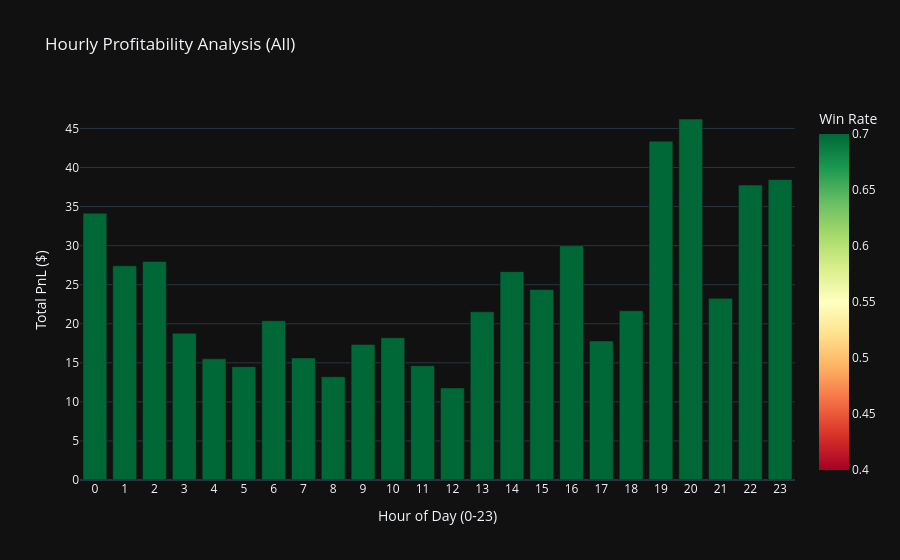

Notebook code cell kept with this figure:
### Code cell
# Cell 9: Post-Mortem Session Analysis


# --- INTERACTIVE FILTER ---
# Options: 'All', 'Weekday', 'Weekend'
filter_mode = 'All' 
# --------------------------

# 1. Data Alignment (Using results_df from Cell 4/5)
analysis_df = results_df.copy()
analysis_df['hour'] = analysis_df.index.hour
analysis_df['dayofweek'] = analysis_df.index.dayofweek
analysis_df['is_weekend'] = analysis_df['dayofweek'].isin([5, 6])

# Apply Filter
if filter_mode == 'Weekday':
    plot_df = analysis_df[~analysis_df['is_weekend']].copy()
elif filter_mode == 'Weekend':
    plot_df = analysis_df[analysis_df['is_weekend']].copy()
else:
    plot_df = analysis_df.copy()

# Fix: PnL calculation using lowercase 'target'
win_payout, loss_payout = 0.43, -0.57
plot_df['PnL'] = np.where(plot_df['Signal'] == 1, 
                          np.where(plot_df['target'] == 1, win_payout, loss_payout),
                          np.where(plot_df['Signal'] == -1,
                                   np.where(plot_df['target'] == 0, win_payout, loss_payout), 0))

# 2. Hourly Performance Table
hourly_stats = plot_df[plot_df['Signal'] != 0].groupby('hour').agg(
    Total_Trades=('Signal', 'count'),
    Win_Rate=('PnL', lambda x: (x > 0).mean() if len(x) > 0 else 0),
    Total_PnL=('PnL', 'sum'),
    Avg_EV=('PnL', 'mean')
).reset_index()

#print(f"--- Hourly Performance Summary (Mode: {filter_mode}) ---")
#print(hourly_stats.to_string(index=False))

# 3. Session Visualization
fig = px.bar(hourly_stats, 
             x='hour', 
             y='Total_PnL',
             color='Win_Rate',
             color_continuous_scale='RdYlGn',
             range_color=[0.4, 0.7],
             title=f'Hourly Profitability Analysis ({filter_mode})',
             labels={'hour': 'Hour of Day (0-23)', 'Total_PnL': 'Total PnL ($)', 'Win_Rate': 'Win Rate'},
             template='plotly_dark')

fig.update_layout(xaxis=dict(tickmode='linear', tick0=0, dtick=1))
fig.show()

# 4. Insight Text
golden_hours = hourly_stats[hourly_stats['Win_Rate'] > 0.60]['hour'].tolist()
danger_zones = hourly_stats[hourly_stats['Win_Rate'] < 0.55]['hour'].tolist()

print("\n--- Strategy Insights ---")
if golden_hours:
    print(f"🌟 GOLDEN HOURS ({filter_mode}): {golden_hours} (Win Rate > 60%).")
else:
    print(f"🌟 GOLDEN HOURS ({filter_mode}): None identified at >60% threshold.")

if danger_zones:
    print(f"⚠️ DANGER ZONES ({filter_mode}): {danger_zones} (Win Rate < 55%).")

### Figure 1 — Plotly figure (JSON) as saved in the notebook; plotly's stock layout.template omitted (floating-point values rounded to 4 significant figures)
{"data": [{"hovertemplate": "Hour of Day (0-23)=%{x}<br>Total PnL ($)=%{y}<br>Win Rate=%{marker.color}<extra></extra>", "legendgroup": "", "marker": {"color": [0.8952, 0.8617, 0.8953, 0.9245, 0.8421, 0.8246, 0.8788, 0.9512, 0.8511, 0.9038, 0.9574, 0.9268, 0.8261, 0.8732, 0.9565, 0.9394, 0.8925, 0.8667, 0.9194, 0.8553, 0.8844, 0.88, 0.8561, 0.8682], "coloraxis": "coloraxis", "pattern": {"shape": ""}}, "name": "", "orientation": "v", "showlegend": false, "textposition": "auto", "type": "bar", "x": [0, 1, 2, 3, 4, 5, 6, 7, 8, 9, 10, 11, 12, 13, 14, 15, 16, 17, 18, 19, 20, 21, 22, 23], "xaxis": "x", "y": [34.15, 27.42, 27.98, 18.79, 15.51, 14.51, 20.38, 15.63, 13.21, 17.36, 18.21, 14.63, 11.78, 21.53, 26.67, 24.38, 29.99, 17.8, 21.66, 43.36, 46.21, 23.25, 37.76, 38.47], "yaxis": "y"}], "layout": {"barmode": "relative", "coloraxis": {"cmax": 0.7, "cmin": 0.4, "colorbar": {"title": {"text": "Win Rate"}}, "colorscale": [[0, "rgb(165,0,38)"], [0.1, "rgb(215,48,39)"], [0.2, "rgb(244,109,67)"], [0.3, "rgb(253,174,97)"], [0.4, "rgb(254,224,139)"], [0.5, "rgb(255,255,191)"], [0.6, "rgb(217,239,139)"], [0.7, "rgb(166,217,106)"], [0.8, "rgb(102,189,99)"], [0.9, "rgb(26,152,80)"], [1, "rgb(0,104,55)"]]}, "legend": {"tracegroupgap": 0}, "title": {"text": "Hourly Profitability Analysis (All)"}, "xaxis": {"anchor": "y", "domain": [0, 1], "dtick": 1, "tick0": 0, "tickmode": "linear", "title": {"text": "Hour of Day (0-23)"}}, "yaxis": {"anchor": "x", "domain": [0, 1], "title": {"text": "Total PnL ($)"}}}}
